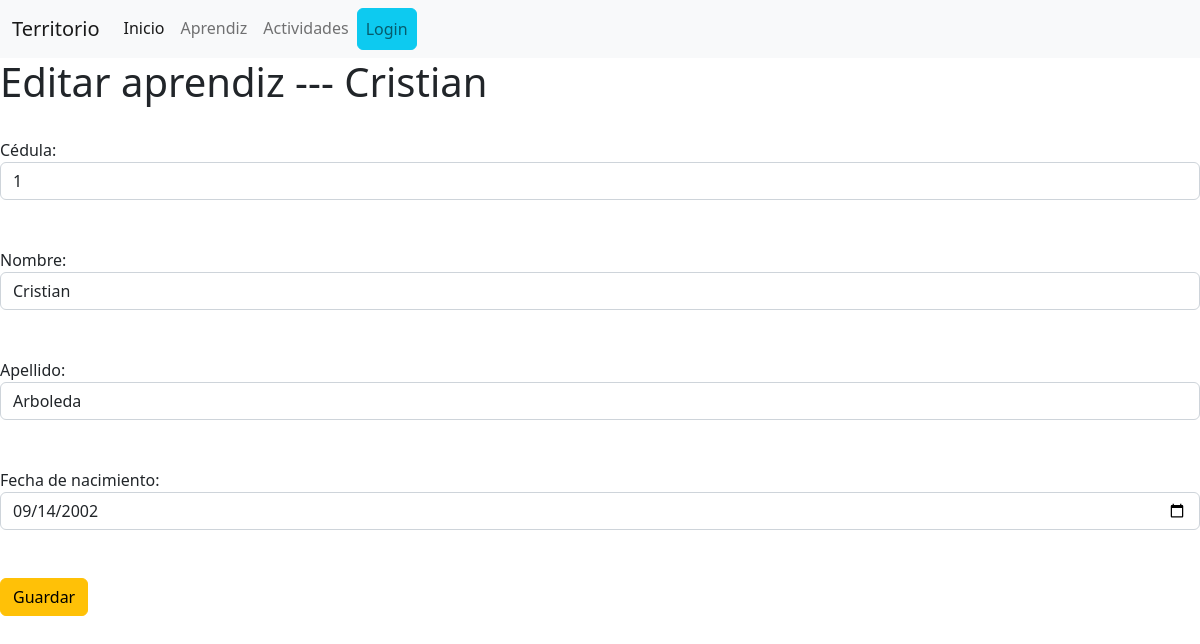
Page /territorio/editarApr/1 on the committed database.
### territorio/models.py (models this page shows, shortened)
class Aprendiz(models.Model):
    cedula = models.IntegerField(primary_key=True)
    nombre = models.CharField(max_length=100, blank=True)
    apellido = models.CharField(max_length=100)
    fecha_nacimiento = models.DateField()

### territorio/views.py (the view)
# urls.py: path('editarApr/<int:id>', views.aprendizFormularioEditar, name="edit-aprend"),
def aprendizFormularioEditar(request, id):
    a = Aprendiz.objects.get(pk = id)
    contexto = {'datos': a}
    return render(request, 'territorio/aprendiz/editar_aprendiz.html', contexto)

### territorio/templates/territorio/aprendiz/editar_aprendiz.html (shortened to what this page needs)
{% extends 'territorio/base.html' %}
{% block body %}
    <h1>Editar aprendiz --- {{datos.nombre}}</h1>
    <form action="{% url 'territorio:actual_aprend' %}" method="post">
        <br/><label for="cedula">Cédula: </label>
        <input class="form-control" type="number" name="cedula" value="{{datos.cedula}}"><br/><br/>
        <label for="nombre">Nombre: </label>
        <input class="form-control" type="text" name="nombre" value="{{datos.nombre}}"><br/><br/>
        <label for="apellido">Apellido: </label>
        <input class="form-control" type="text" name="apellido" value="{{datos.apellido}}"><br/><br/>
        <label for="fecha_nacimiento">Fecha de nacimiento: </label>
        <input class="form-control" type="date" name="fecha_nacimiento" value="{{datos.fecha_nacimiento|date:'Y-m-d'}}"><br/><br/>
        <input class="btn btn-warning" type="submit" value="Guardar">
    </form>
{% endblock %}

### rows in the picture
Aprendiz: nombre "Cristian", cedula "1", apellido "Arboleda", fecha_nacimiento "09/14/2002"
